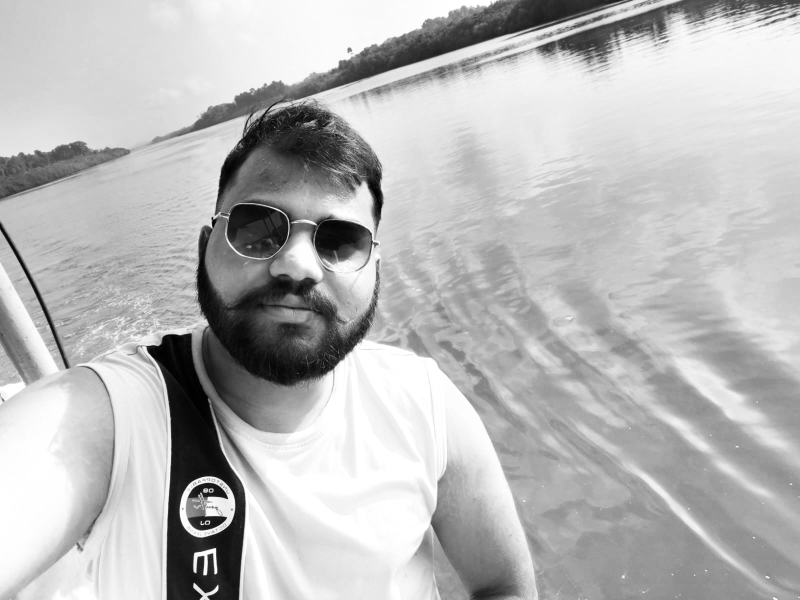
#> input picture test.jpg, 1600 x 1200 px (shown at 1/2 size)
$ python -i test_semantic_color_simple.py   (imports and definitions only)
#> lines starting #> are read from the running program, lines starting #| are printed output that depends on the picture; after the words box and inside, x2 and y2 are one past the last pixel; in counts of white or black regions, pixels touching at a corner belong together
#> further down, picture is the input picture: shape (1200, 1600, 3); min 0, max 255, mean 184.5
"""
Simple test for semantic color correction without external dependencies.

Demonstrates:
- Core functionality
- HSV color space manipulation
- Performance
- Skin tone protection
"""

import time
import numpy as np
import cv2
from pathlib import Path
from typing import Optional


def semantic_color_correction(rgb: np.ndarray, enable_sky_boost: bool = True, enable_water_boost: bool = True, skin_mask: Optional[np.ndarray] = None) -> np.ndarray:
    """
    Apply adaptive semantic-aware color correction working directly with LAB AB channels.

    Adaptive enhancements:
    - SKY: Proportional blue boost based on missing blue compared to target
    - WATER: Moderate blue increase + adaptive cyan shift based on current A saturation
    - SKIN PROTECTION: Exclude skin pixels from all corrections using provided mask
    """
#> called with enable_sky_boost = True, enable_water_boost = True
    # Early return if all corrections are disabled
    if not enable_sky_boost and not enable_water_boost:
        return rgb

    if cv2 is None:
        return rgb

    try:
        # Convert RGB [0, 1] to LAB for direct AB channel manipulation
        rgb_u8 = np.clip(rgb * 255.0, 0.0, 255.0).astype(np.uint8)
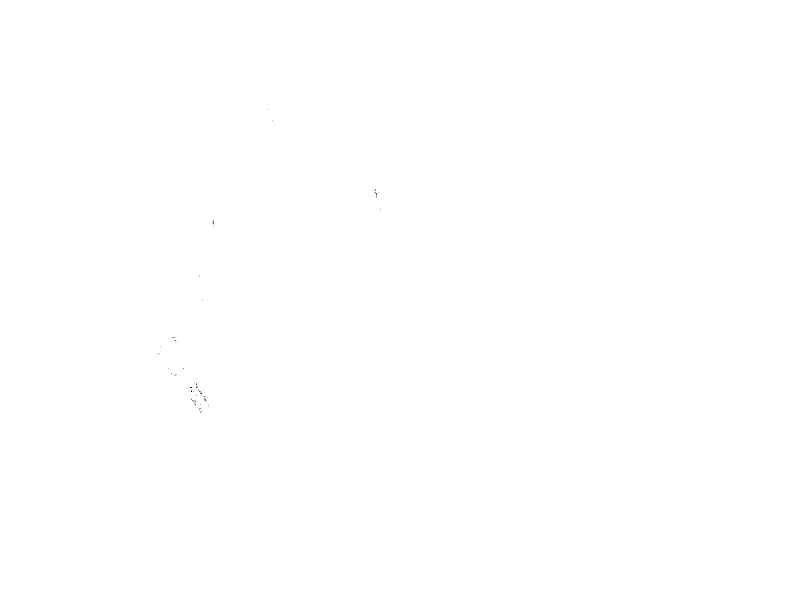
#> rgb_u8: shape (1200, 1600, 3) (shown at 1/2 size); 100% white; black in thin lines or dots, all inside (x1, y1, x2, y2) = (310, 219, 761, 825)
        bgr_u8 = cv2.cvtColor(rgb_u8, cv2.COLOR_RGB2BGR)
        lab_u8 = cv2.cvtColor(bgr_u8, cv2.COLOR_BGR2LAB)
#> lab_u8: shape (1200, 1600, 3); mean of channels 0, 1, 2 255, 128, 128

        # Split into L, A, B channels
        l_channel = lab_u8[:, :, 0].astype(np.float32)
        a_channel = lab_u8[:, :, 1].astype(np.float32)
#> a_channel: shape (1200, 1600) float32; every value is 128
        b_channel = lab_u8[:, :, 2].astype(np.float32)

        height, width = l_channel.shape
#> height = 1200; width = 1600

        # ========== SKY DETECTION & ADAPTIVE BLUE BOOST ==========
        if enable_sky_boost:
            # Top 30% of image - typically sky region
            sky_region_pct = int(0.3 * height)
#> sky_region_pct = 360

            # In OpenCV LAB: A and B are centered at 128, range [0, 255]
            a_centered = a_channel[:sky_region_pct, :] - 128.0
#> a_centered: shape (360, 1600) float32; every value is 0
            b_centered = b_channel[:sky_region_pct, :] - 128.0
            chroma = np.sqrt(a_centered ** 2 + b_centered ** 2)

            # Low saturation + high brightness = likely sky
            sky_mask = (chroma < 40) & (l_channel[:sky_region_pct, :] > 100)
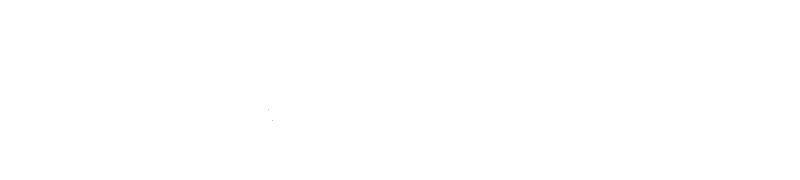
#> sky_mask: shape (360, 1600) bool (shown at 1/2 size); 100% white; black in thin lines or dots, all inside (x1, y1, x2, y2) = (536, 219, 545, 241)

            # Exclude skin pixels from sky corrections if mask provided
            if skin_mask is not None:
                sky_mask = sky_mask & ~skin_mask[:sky_region_pct, :]

            # SUBTLE blue boost: only +5 to +10 max, NOT aggressive
            current_b = b_channel[:sky_region_pct, :]
#> current_b: shape (360, 1600) float32; every value is 128
            delta_b = np.maximum(0, (135 - current_b) * 0.05)  # Subtle
#> delta_b: shape (360, 1600) float32; every value is 0.35
            delta_b = np.clip(delta_b, 0, 8)  # Hard limit: +8 max

            # Apply adaptive correction only to detected sky pixels
            b_channel[:sky_region_pct, :][sky_mask] += delta_b[sky_mask]
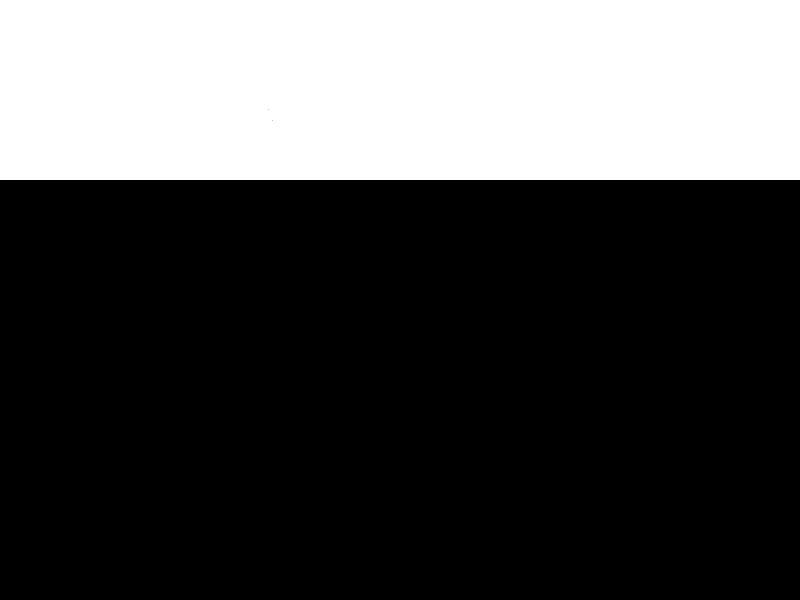
#> b_channel: shape (1200, 1600) float32 (shown at 1/2 size); values 128 (black) and 128.4 (white), 30% white; 1 white region, box (x1, y1, x2, y2) and area: (0, 0, 1600, 360) 575998

            sky_pixels = np.sum(sky_mask)
#> sky_pixels = 575998
            avg_delta_b = np.mean(delta_b[sky_mask]) if sky_pixels > 0 else 0.0
#> avg_delta_b = 0.35
            print(f"[Semantic] Sky: {sky_pixels} pixels, avg blue delta: {avg_delta_b:.1f}")
#| [Semantic] Sky: 575998 pixels, avg blue delta: 0.4

        # ========== WATER DETECTION & ADAPTIVE BLUE-CYAN SHIFT ==========
        if enable_water_boost:
            # Bottom 50% of image - typically water/ground region
            water_region_start = int(0.5 * height)
#> water_region_start = 600

            # In OpenCV LAB: A and B are centered at 128
            a_centered = a_channel[water_region_start:, :] - 128.0
#> a_centered: shape (600, 1600) float32; every value is 0
            b_centered = b_channel[water_region_start:, :] - 128.0
            chroma = np.sqrt(a_centered ** 2 + b_centered ** 2)

            # Medium saturation + decent brightness = likely water/ground
            water_mask = (chroma > 10) & (chroma < 80) & (l_channel[water_region_start:, :] > 60)
#> water_mask: shape (600, 1600) bool; every value is 0

            # Exclude skin pixels from water corrections if mask provided
            if skin_mask is not None:
                water_mask = water_mask & ~skin_mask[water_region_start:, :]

            # SUBTLE blue-green shift: minimal delta only
            current_b_water = b_channel[water_region_start:, :]
#> current_b_water: shape (600, 1600) float32; every value is 128
            delta_b_water = np.maximum(0, (140 - current_b_water) * 0.02)  # Very subtle
#> delta_b_water: shape (600, 1600) float32; every value is 0.24
            delta_b_water = np.clip(delta_b_water, 0, 5)  # Hard limit: +5 max

            # Subtle cyan shift: only reduce redness slightly
            delta_a_water = -np.abs(a_centered) * 0.02  # Very subtle: 2% reduction
#> delta_a_water: shape (600, 1600) float32; every value is 0
            delta_a_water = np.clip(delta_a_water, -3, 0)  # Hard limit: -3 max

            # Apply adaptive corrections to detected water pixels
            b_channel[water_region_start:, :][water_mask] += delta_b_water[water_mask]
            a_channel[water_region_start:, :][water_mask] += delta_a_water[water_mask]

            water_pixels = np.sum(water_mask)
#> water_pixels = 0
            avg_delta_b = np.mean(delta_b_water[water_mask]) if water_pixels > 0 else 0.0
#> avg_delta_b = 0
            avg_delta_a = np.mean(delta_a_water[water_mask]) if water_pixels > 0 else 0.0
#> avg_delta_a = 0
            print(f"[Semantic] Water: {water_pixels} pixels, avg blue delta: {avg_delta_b:.1f}, avg A delta: {avg_delta_a:.1f}")
#| [Semantic] Water: 0 pixels, avg blue delta: 0.0, avg A delta: 0.0

        # ========== CLAMP & RECONSTRUCT LAB → RGB ==========
        # Clamp AB channels to valid LAB range
        a_channel = np.clip(a_channel, 0, 255)
        b_channel = np.clip(b_channel, 0, 255)
        l_channel = np.clip(l_channel, 0, 255)

        # Merge back to LAB
        lab_corrected = np.stack([
            l_channel.astype(np.uint8),
            a_channel.astype(np.uint8),
            b_channel.astype(np.uint8)
        ], axis=2)

        # Convert LAB → BGR → RGB
        bgr_corrected = cv2.cvtColor(lab_corrected, cv2.COLOR_LAB2BGR)
        rgb_corrected = cv2.cvtColor(bgr_corrected, cv2.COLOR_BGR2RGB)

        return rgb_corrected.astype(np.float32) / 255.0

    except Exception as e:
        print(f"[Warning] Semantic color correction failed: {e}")
        return rgb


# [191 lines left out: functions create_synthetic_test_image, test_1_synthetic, test_2_performance, test_3_features, main, not called in this run]


# [2 lines not run here, left out]

>>> import cv2
>>> picture = cv2.cvtColor(cv2.imread('test.jpg'), cv2.COLOR_BGR2RGB)
>>> result = semantic_color_correction(picture)
